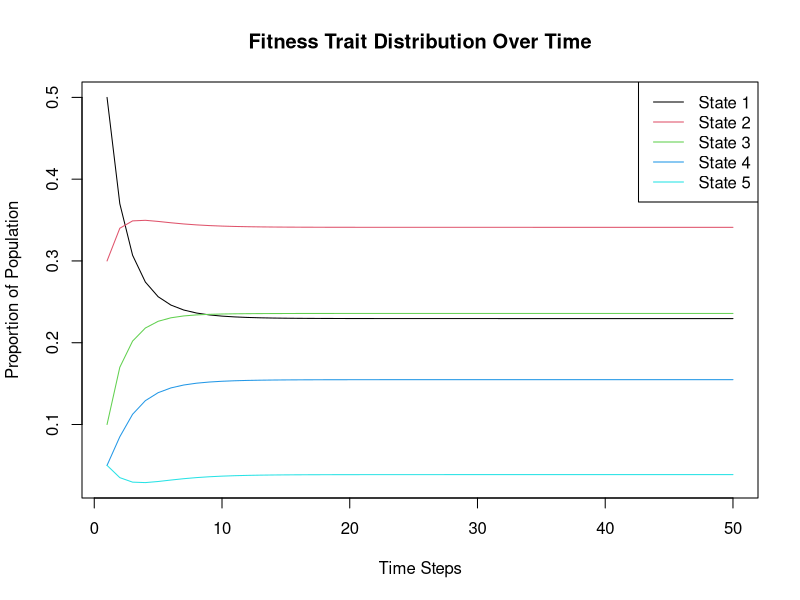
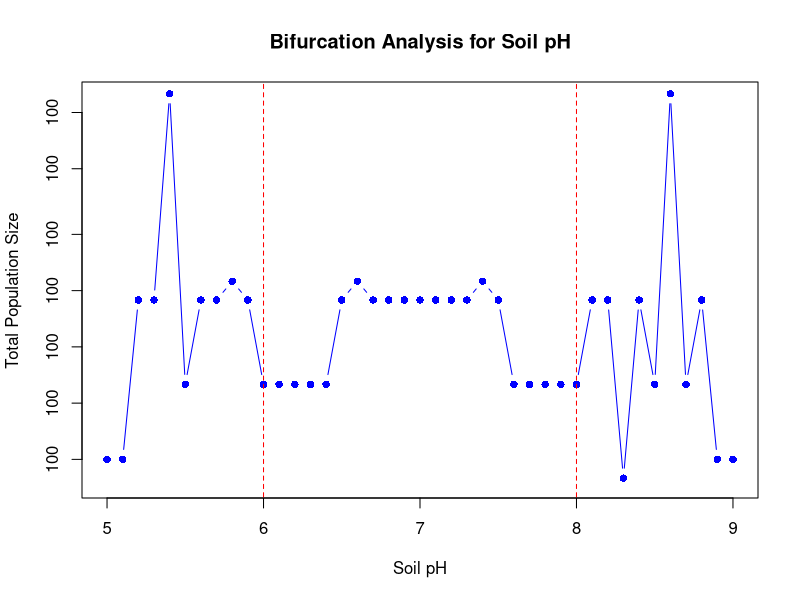

Write R code to recreate these figures, in order.
## ---- chunk 1
knitr::opts_chunk$set(echo = TRUE)
## ---- chunk 2
# Parameters for simulation
n_states <- 5  # Number of fitness states
n_steps <- 50  # Number of time steps
initial_population <- c(50, 30, 10, 5, 5)  # Initial distribution across states

# Transition matrix (example)
P <- matrix(c(
  0.6, 0.3, 0.1, 0.0, 0.0,
  0.2, 0.5, 0.2, 0.1, 0.0,
  0.1, 0.3, 0.4, 0.2, 0.0,
  0.0, 0.2, 0.3, 0.4, 0.1,
  0.0, 0.0, 0.1, 0.3, 0.6
), nrow = n_states, byrow = TRUE)

# Simulate population dynamics
population <- matrix(0, nrow = n_steps, ncol = n_states)
population[1, ] <- initial_population

for (t in 2:n_steps) {
  population[t, ] <- population[t - 1, ] %*% P
}
## ---- chunk 3
# Calculate proportions for each fitness category
total_population <- rowSums(population)
proportions <- sweep(population, 1, total_population, FUN = "/")

# Calculate variance for each category
variances <- apply(proportions, 2, var)

# Plot proportions over time
matplot(1:n_steps, proportions, type = "l", lty = 1, col = 1:n_states,
        xlab = "Time Steps", ylab = "Proportion of Population",
        main = "Fitness Trait Distribution Over Time")
legend("topright", legend = paste("State", 1:n_states), col = 1:n_states, lty = 1)
## ---- chunk 4
# Parameters for bifurcation analysis
pH_values <- seq(5, 9, by = 0.1)
population_sizes <- numeric(length(pH_values))

# Simulate population sizes for varying pH
for (i in seq_along(pH_values)) {
  pH <- pH_values[i]
  fitness <- exp(-0.1 * abs(pH - 7))  # Environmental fitness factor
  modified_P <- P * fitness
  modified_P <- sweep(modified_P, 1, rowSums(modified_P), FUN = "/")
  population_sim <- initial_population
  for (t in 1:n_steps) {
    population_sim <- population_sim %*% modified_P
  }
  population_sizes[i] <- sum(population_sim)
}

# Plot bifurcation diagram
plot(pH_values, population_sizes, type = "b", pch = 16, col = "blue",
     xlab = "Soil pH", ylab = "Total Population Size",
     main = "Bifurcation Analysis for Soil pH")
abline(v = c(6, 8), col = "red", lty = 2)  # Example critical thresholds
